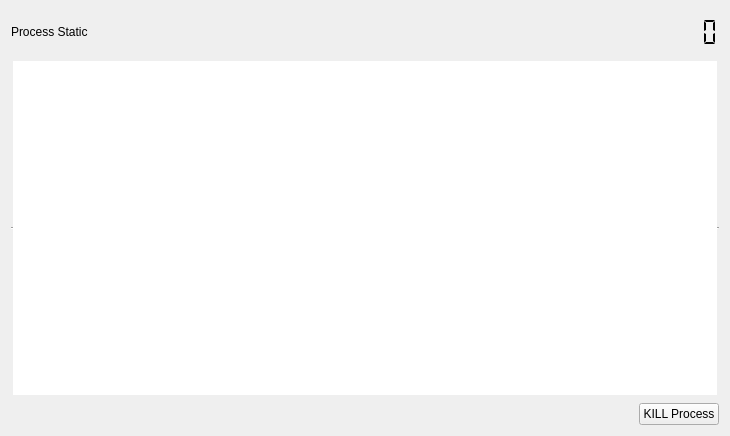
<?xml version="1.0" encoding="UTF-8"?>
<ui version="4.0">
 <class>processForm</class>
 <widget class="QWidget" name="processForm">
  <property name="geometry">
   <rect>
    <x>0</x>
    <y>0</y>
    <width>730</width>
    <height>436</height>
   </rect>
  </property>
  <property name="windowTitle">
   <string>Form</string>
  </property>
  <layout class="QVBoxLayout" name="verticalLayout_2" stretch="1,8,1">
   <item>
    <layout class="QHBoxLayout" name="horizontalLayout">
     <property name="spacing">
      <number>0</number>
     </property>
     <item alignment="Qt::AlignRight">
      <widget class="QLabel" name="label">
       <property name="sizePolicy">
        <sizepolicy hsizetype="Preferred" vsizetype="Expanding">
         <horstretch>0</horstretch>
         <verstretch>0</verstretch>
        </sizepolicy>
       </property>
       <property name="text">
        <string>Process Static</string>
       </property>
      </widget>
     </item>
     <item>
      <spacer name="horizontalSpacer">
       <property name="orientation">
        <enum>Qt::Horizontal</enum>
       </property>
       <property name="sizeHint" stdset="0">
        <size>
         <width>40</width>
         <height>20</height>
        </size>
       </property>
      </spacer>
     </item>
     <item>
      <widget class="QLCDNumber" name="lcdProcess">
       <property name="sizePolicy">
        <sizepolicy hsizetype="Minimum" vsizetype="Expanding">
         <horstretch>0</horstretch>
         <verstretch>0</verstretch>
        </sizepolicy>
       </property>
       <property name="frameShape">
        <enum>QFrame::NoFrame</enum>
       </property>
       <property name="frameShadow">
        <enum>QFrame::Plain</enum>
       </property>
       <property name="digitCount">
        <number>3</number>
       </property>
       <property name="segmentStyle">
        <enum>QLCDNumber::Flat</enum>
       </property>
      </widget>
     </item>
    </layout>
   </item>
   <item>
    <layout class="QVBoxLayout" name="verticalLayout">
     <item>
      <widget class="QTableView" name="processTable">
       <property name="sizePolicy">
        <sizepolicy hsizetype="Minimum" vsizetype="Minimum">
         <horstretch>0</horstretch>
         <verstretch>0</verstretch>
        </sizepolicy>
       </property>
       <property name="frameShape">
        <enum>QFrame::HLine</enum>
       </property>
       <property name="dragDropOverwriteMode">
        <bool>false</bool>
       </property>
       <property name="selectionMode">
        <enum>QAbstractItemView::SingleSelection</enum>
       </property>
       <property name="selectionBehavior">
        <enum>QAbstractItemView::SelectRows</enum>
       </property>
       <property name="gridStyle">
        <enum>Qt::SolidLine</enum>
       </property>
       <property name="sortingEnabled">
        <bool>true</bool>
       </property>
      </widget>
     </item>
    </layout>
   </item>
   <item>
    <layout class="QHBoxLayout" name="horizontalLayout_2">
     <item>
      <spacer name="horizontalSpacer_2">
       <property name="orientation">
        <enum>Qt::Horizontal</enum>
       </property>
       <property name="sizeHint" stdset="0">
        <size>
         <width>40</width>
         <height>20</height>
        </size>
       </property>
      </spacer>
     </item>
     <item>
      <widget class="QPushButton" name="btnKillProcess">
       <property name="text">
        <string>KILL Process</string>
       </property>
      </widget>
     </item>
    </layout>
   </item>
  </layout>
 </widget>
 <resources/>
 <connections/>
</ui>
